Frame 1 (no input): blank canvas, image omitted
Frame 60 (the mouse pressed at the canvas centre just before this capture): blank canvas, image omitted
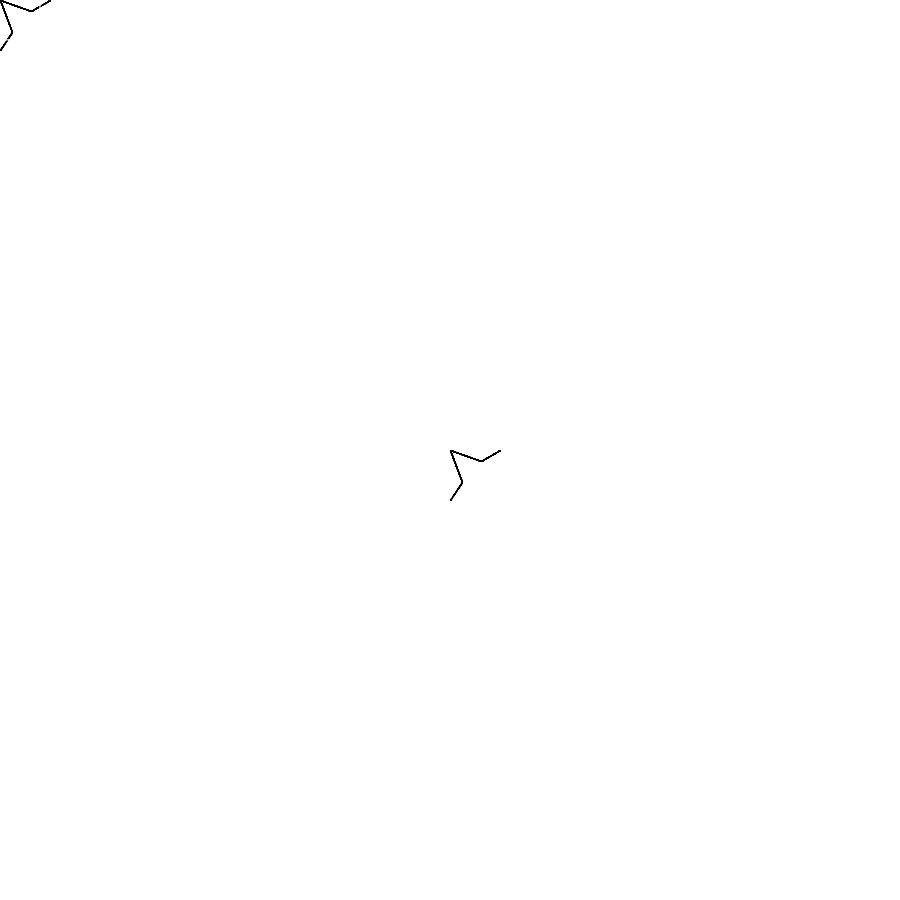
Frame 120 (the mouse held since frame 60 and released just before this capture)

The Processing sketch whose frames 1 and 60 were blank and that drew this single picture after the mouse press (run headless with seeded random() and noise(); from frame 60 on, the mouse is pressed at the canvas centre):

// Processing sketch: processing_21165
// ── processing_21165.pde

void setup() {
  size(900, 900);
  background(#FFFFFF);
  smooth();
}
void draw() {
 noFill();
   stroke(#000000);
  line(mouseX, mouseY, mouseX+31, mouseY+11);
  line(mouseX, mouseY, mouseX+12, mouseY+32);
  line(mouseX+50, mouseY, mouseX+31, mouseY+11);
  line(mouseX, mouseY+50, mouseX+12, mouseY+32);
  //background(#FFFFFF);
  float r = random(40,300);
  stroke(#ffffff);
  ellipse(mouseX,mouseY,r,r);

}
